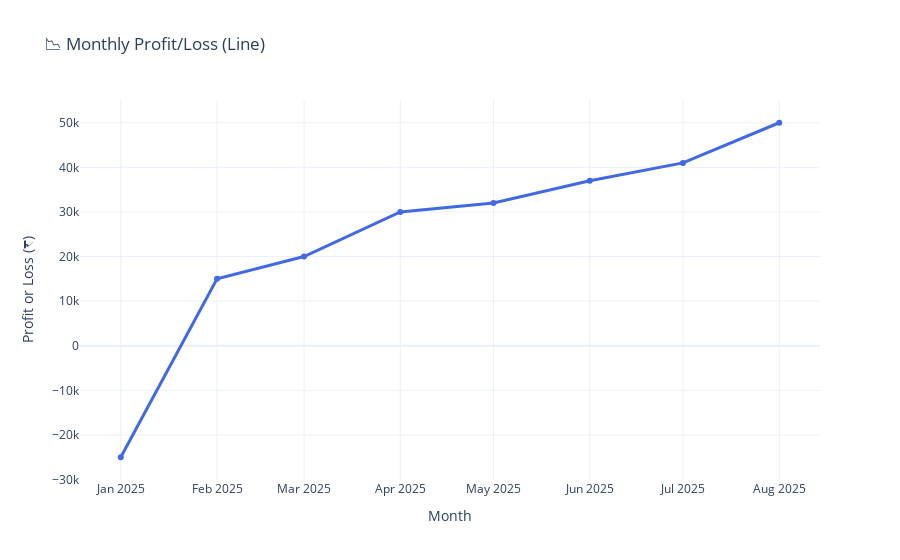

The notebook cell saved with this chart:
### Code cell
line_fig = go.Figure()
line_fig.add_trace(go.Scatter(
    x=df["Month"],
    y=df["Profit/Loss"],
    mode="lines+markers",
    name="Profit/Loss",
    line=dict(color="royalblue", width=3)
))
line_fig.update_layout(
    title="📉 Monthly Profit/Loss (Line)",
    xaxis_title="Month",
    yaxis_title="Profit or Loss (₹)",
    template="plotly_white"
)
line_fig.show()

### Figure 1 — Plotly figure (JSON) as saved in the notebook; plotly's stock layout.template omitted (floating-point values rounded to 4 significant figures)
{"data": [{"line": {"color": "royalblue", "width": 3}, "mode": "lines+markers", "name": "Profit/Loss", "type": "scatter", "x": ["2025-01-01T00:00:00", "2025-02-01T00:00:00", "2025-03-01T00:00:00", "2025-04-01T00:00:00", "2025-05-01T00:00:00", "2025-06-01T00:00:00", "2025-07-01T00:00:00", "2025-08-01T00:00:00"], "y": [-25000, 15000, 20000, 30000, 32000, 37000, 41000, 50000]}], "layout": {"title": {"text": "📉 Monthly Profit/Loss (Line)"}, "xaxis": {"title": {"text": "Month"}}, "yaxis": {"title": {"text": "Profit or Loss (₹)"}}}}
